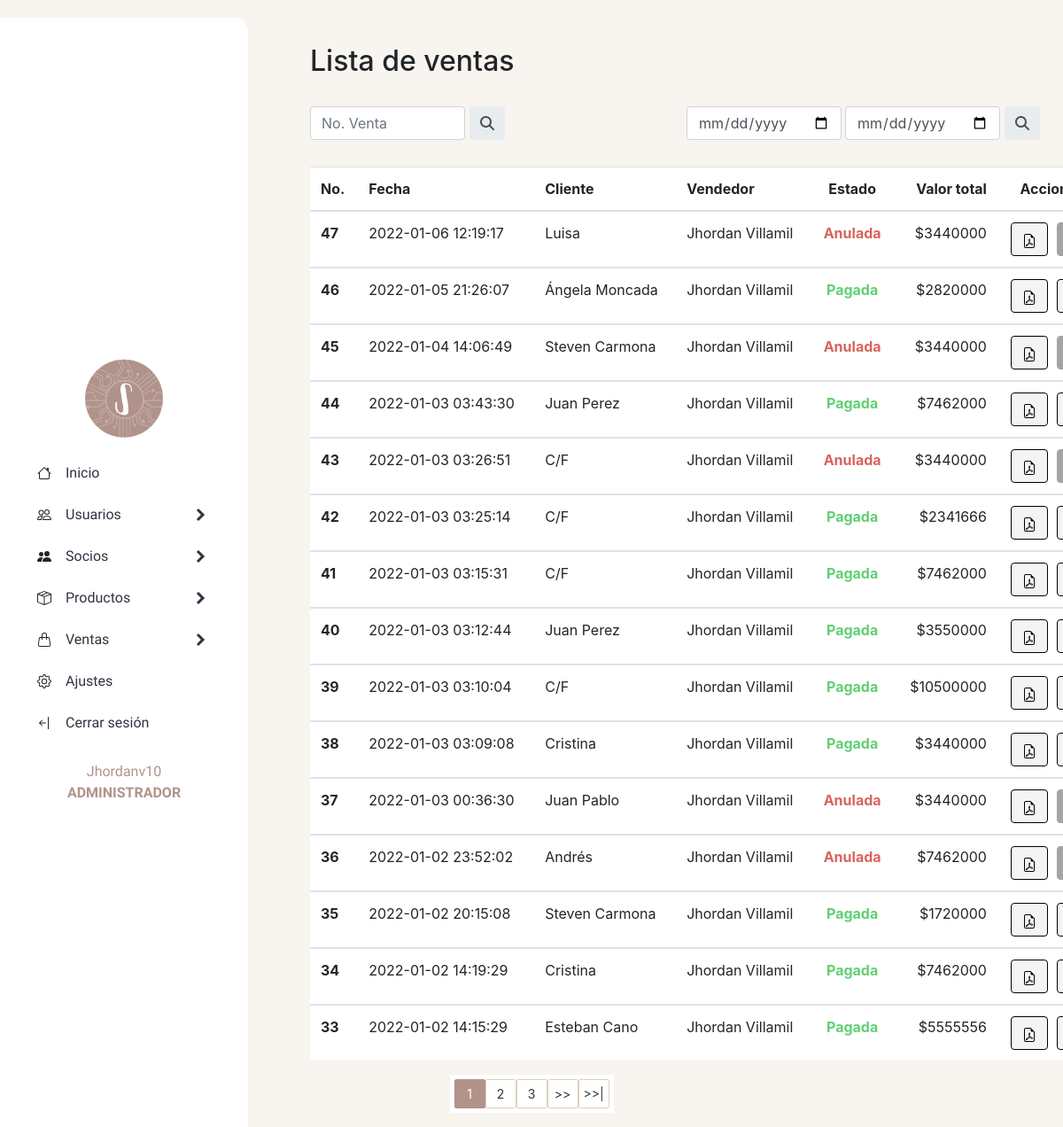
Screenshot of /sistema/ventas/listaventas.php (signed in) with the database file from the repository.
### tables this page shows
CREATE TABLE `venta` (
  `id_venta` int(15) NOT NULL,
  `id_cliente` int(15) NOT NULL,
  `id_usuario` int(15) NOT NULL,
  `fecha_venta` datetime NOT NULL DEFAULT current_timestamp(),
  `total_venta` int(30) NOT NULL,
  `estado` int(11) NOT NULL DEFAULT 1
);

CREATE TABLE `cliente` (
  `id_cliente` int(15) NOT NULL,
  `nombre_cliente` varchar(30) NOT NULL,
  `telefono` int(20) NOT NULL,
  `direccion` varchar(30) NOT NULL,
  `estado` int(11) NOT NULL DEFAULT 1
);

CREATE TABLE `usuarios` (
  `id_usuario` int(15) NOT NULL,
  `usuario` varchar(20) NOT NULL,
  `nombre_usuario` varchar(20) NOT NULL,
  `id_rol` int(2) NOT NULL,
  `correo` varchar(30) NOT NULL,
  `contrasena` varchar(155) NOT NULL,
  `estado` char(10) NOT NULL DEFAULT '1'
);

### sistema/ventas/listaventas.php (the view, shortened to what this page needs)
<!DOCTYPE html>
<html lang="en">
<head>
</head>
<body>
    <header>
        <?php include '../generales/headerapp.php' ?>
    </header>
    <section>
        <div>
            <h2 class="tittle-list">Lista de ventas</h2> <br>
        </div>
        <div class="buscador" id="buscar-venta">
            <form id="busqueda-venta" class="input-group rounded" action="buscadorventas.php" method="get">
                <input type="text" class="form-control rounded" aria-label="Search" aria-describedby="search-addon"
                name="busqueda" id="busqueda" placeholder="No. Venta" />
                <button class="input-group-text border-0" id="search-addon">
                    <i type="submit" class="fas fa-search"></i>
                </button>
            </form>
            <form id="busqueda-venta" class="input-group rounded" action="buscadorventas.php" method="get">
                <input type="date" class="form-control rounded" aria-label="Search" aria-describedby="search-addon"
                name="fecha_de" id="fecha_de" required/>
                <input type="date" class="form-control rounded" aria-label="Search" aria-describedby="search-addon"
                name="fecha_a" id="fecha_a" required/>
                <button class="input-group-text border-0" id="search-addon">
                    <i type="submit" class="fas fa-search"></i>
                </button>
            </form>
        </div>
        <table class="table">
            <thead>
                <tr>
                    <th>No.</th>
                    <th>Fecha</th>
                    <th>Cliente</th>
                    <th>Vendedor</th>
                    <th class="text-center">Estado</th>
                    <th class="text-right">Valor total</th>
                    <th class="text-center">Acciones</th>
                </tr>
            </thead>
            <?php
            $sql_registe = mysqli_query($conn, "SELECT COUNT(*) as total_registros
                FROM venta WHERE estado != 10");
            $result_register = mysqli_fetch_array($sql_registe);
            $total_registro = $result_register['total_registros'];
            $por_pagina = 15;
            if (empty($_GET['pagina'])) {
                $pagina = 1;
            } else {
                $pagina = $_GET['pagina'];
            }
            $desde = ($pagina - 1) * $por_pagina;
            $total_paginas = ceil($total_registro / $por_pagina);
            $query = mysqli_query($conn, "SELECT v.id_venta, v.fecha_venta, v.total_venta,
                                                v.estado, v.id_cliente,
                                                u.nombre_usuario as vendedor,
                                                cl.nombre_cliente as cliente
                                                FROM venta v
                                                INNER JOIN usuarios u
                                                ON v.id_usuario = u.id_usuario
                                                INNER JOIN cliente cl
                                                ON v.id_cliente = cl.id_cliente
                                                WHERE v.estado != 10
                                                ORDER BY v.fecha_venta DESC
                                                LIMIT $desde, $por_pagina");
            $result = mysqli_num_rows($query);
            if ($result > 0) {
                while ($data = mysqli_fetch_array($query)) {
                    if ($data['estado'] == 1) {
                        $estado =   ' <div class="pagada"> <b>
                                        <p>Pagada
                                        </p> </b>
                                    </div> ';
                    } else {
                        $estado =   ' <div class="anulada"> <b>
                                        <p >Anulada
                                        </p>  </b>
                                    </div> ';
                    }
            ?>
                    <tbody>
                        <tr id="row_<?php echo $data["id_venta"] ?>">
                            <th scope="row"><?php echo $data["id_venta"] ?> </th>
                            <td><?php echo $data["fecha_venta"] ?> </td>
                            <td> <?php echo $data["cliente"] ?> </td>
                            <td> <?php echo $data["vendedor"] ?> </td>
                            <td><?php echo $estado; ?> </td>
                            <td class="text-right"> <span>$</span><?php echo $data["total_venta"] ?> </td>
                            <td class="text-center">
                                <a href="http://localhost/stocksystem/sistema/ventas/factura/generaFactura.php?cl=<?php echo $data["id_cliente"]; ?>&f=<?php echo $data["id_venta"]; ?>"
                                target="_blank">
                                    <button type="button" id="button-ver" class="btn btn-sucess">
                                    </button>
                                </a>
                                <?php
                                if ($tipo_rol == 'Administrador') {
                                    if ($data['estado'] == 1) {
                                ?>
                                        <a href="anularventa.php?id=<?php echo $data["id_venta"] ?>">
                                            <button type="button" id="anular_venta" class="btn btn-danger">
                                            </button>
                                        </a>
                                    <?php } else { ?>
                                        <a>
                                            <button type="button" id="inactive_venta" class="btn btn-danger">
                                            </button>
                                        </a>
                            <?php
                                    }
                                }
                            } ?>
                            </td>
                        </tr>
                    <?php
                }
                    ?>
                    </tbody>
        </table>
        <div class="paginador">
            <ul>
                <?php
                for ($i = 1; $i <= $total_paginas; $i++) {
                    if ($i == $pagina) {
                        echo '<li class="pageSelected">' . $i . '</li>';
                    } else {
                        echo '<li><a href="?pagina=' . $i . '">' . $i . '</a></li>';
                    }
                }
                if ($pagina != $total_paginas) {
                ?>
                    <li><a href="?pagina= <?php echo $pagina + 1; ?>"> >> </a></li>
                    <li><a href="?pagina= <?php echo $total_paginas; ?> "> >>| </a></li>
                <?php } ?>
            </ul>
        </div>
    </section>
</body>
</html>

### sistema/generales/style_general.css (style rules this page uses)
section { background-color: #f8f4ef; height: 100vh; overflow-y: scroll; }
.tittle-list { padding: 50px 50px 0px 350px; }
.buscador { margin-left: 350px; }
table { margin-top: 30px; margin-left: 350px; max-width: 900px; background-color: #fff; }
.paginador { margin: 0px; display: flex; justify-content: center; }
.paginador ul { padding: 5px; list-style: none; background: #fff; display: -webkit-flex; display: -moz-flex; display: -ms-flex; display: -o-flex; display: flex; }
.paginador a, .pageSelected { color: #333; border: 1px solid #DCD0C0; border-radius: 2px; padding: 5px; display: inline-block; font-size: 14px; text-align: center; width: 35px; }
.pageSelected { color: #fff; background: #B19389; border: 1px solid #B19389; border-radius: 2px; }
.paginador ul li a { text-decoration: none; }
#buscar-venta { display: flex; justify-content: flex-start; }
#busqueda-venta input { max-width: 175px; margin-right: 5px; }
#busqueda-venta button { height: 38px; }
#button-ver { background-color: #F4F4F4; border: 1px solid #000; color: #000; margin-right: 5px; }
#anular_venta { background-color: #F4F4F4; border: 1px solid #000; color: #000; }
#inactive_venta { background-color: #A4A4A4; border: 1px solid #A4A4A4; cursor: default; }
.pagada { text-align: center; color: #61cf72; }
.anulada { text-align: center; color: #DA635D; }
.pagada p, .anulada p { margin: 0px; }

### rows the page displays
venta: id_venta "47", fecha_venta "2022-01-06 12:19:17", id_cliente.nombre_cliente "Luisa", id_usuario.nombre_usuario "Jhordan Villamil", estado "Anulada", total_venta "3440000"
venta: id_venta "46", fecha_venta "2022-01-05 21:26:07", id_cliente.nombre_cliente "Ángela Moncada", id_usuario.nombre_usuario "Jhordan Villamil", estado "Pagada", total_venta "2820000"
venta: id_venta "45", fecha_venta "2022-01-04 14:06:49", id_cliente.nombre_cliente "Steven Carmona", id_usuario.nombre_usuario "Jhordan Villamil", estado "Anulada", total_venta "3440000"
venta: id_venta "44", fecha_venta "2022-01-03 03:43:30", id_cliente.nombre_cliente "Juan Perez", id_usuario.nombre_usuario "Jhordan Villamil", estado "Pagada", total_venta "7462000"
venta: id_venta "43", fecha_venta "2022-01-03 03:26:51", id_cliente.nombre_cliente "C/F", id_usuario.nombre_usuario "Jhordan Villamil", estado "Anulada", total_venta "3440000"
venta: id_venta "42", fecha_venta "2022-01-03 03:25:14", id_cliente.nombre_cliente "C/F", id_usuario.nombre_usuario "Jhordan Villamil", estado "Pagada", total_venta "2341666"
venta: id_venta "41", fecha_venta "2022-01-03 03:15:31", id_cliente.nombre_cliente "C/F", id_usuario.nombre_usuario "Jhordan Villamil", estado "Pagada", total_venta "7462000"
venta: id_venta "40", fecha_venta "2022-01-03 03:12:44", id_cliente.nombre_cliente "Juan Perez", id_usuario.nombre_usuario "Jhordan Villamil", estado "Pagada", total_venta "3550000"
venta: id_venta "39", fecha_venta "2022-01-03 03:10:04", id_cliente.nombre_cliente "C/F", id_usuario.nombre_usuario "Jhordan Villamil", estado "Pagada", total_venta "10500000"
venta: id_venta "38", fecha_venta "2022-01-03 03:09:08", id_cliente.nombre_cliente "Cristina", id_usuario.nombre_usuario "Jhordan Villamil", estado "Pagada", total_venta "3440000"
venta: id_venta "37", fecha_venta "2022-01-03 00:36:30", id_cliente.nombre_cliente "Juan Pablo", id_usuario.nombre_usuario "Jhordan Villamil", estado "Anulada", total_venta "3440000"
venta: id_venta "36", fecha_venta "2022-01-02 23:52:02", id_cliente.nombre_cliente "Andrés", id_usuario.nombre_usuario "Jhordan Villamil", estado "Anulada", total_venta "7462000"
venta: id_venta "35", fecha_venta "2022-01-02 20:15:08", id_cliente.nombre_cliente "Steven Carmona", id_usuario.nombre_usuario "Jhordan Villamil", estado "Pagada", total_venta "1720000"
venta: id_venta "34", fecha_venta "2022-01-02 14:19:29", id_cliente.nombre_cliente "Cristina", id_usuario.nombre_usuario "Jhordan Villamil", estado "Pagada", total_venta "7462000"
venta: id_venta "33", fecha_venta "2022-01-02 14:15:29", id_cliente.nombre_cliente "Esteban Cano", id_usuario.nombre_usuario "Jhordan Villamil", estado "Pagada", total_venta "5555556"

### other values shown
$_SESSION['usuario'] "Jhordanv10"
$tipo_rol "ADMINISTRADOR"
